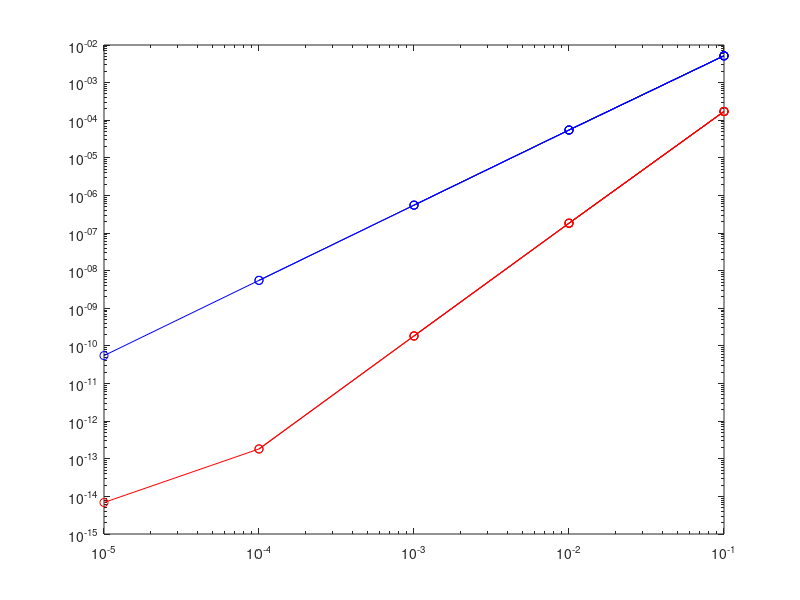

Reproduce this figure in MATLAB.
%%-------- Error Propagation --------


a = 0.1; % Value of e's power
TrueVal = exp(a);

for p = 1:5
  x = 0;
  h = 10^(-p);
  N = a/h;
  for i = 1:N
    expVal = exp(x) * (1+h);
    x = x+h;
  end
  MultiErr = abs(TrueVal - expVal);
  hAll(p) = h;
  errAll(p) = MultiErr;
  loglog(hAll,errAll,"-ob");
end
fprintf("Press Enter to see the error propagation comparision when an extra term got added in Taylor Series");
pause;

%-------------------
%% Error Propagataion-2

clear all; clc; close all;
a = 0.1; % Value of e's power
TrueVal = exp(a);

for p = 1:5
  x = 0;
  h = 10^(-p);
  N = a/h;
  for i = 1:N
    expVal1 = exp(x) * (1+h);
    expVal2 = exp(x) * (1 + h + 0.5*(h^2));
    x = x+h;
  end
  MultiErr1 = abs(TrueVal - expVal1);
  MultiErr2 = abs(TrueVal - expVal2);
  hAll(p) = h;
  errAll1(p) = MultiErr1;
  errAll2(p) = MultiErr2;
  loglog(hAll,errAll1,'-bo');
  hold on
  loglog(hAll,errAll2,'-ro');
end

%------------------------------------
